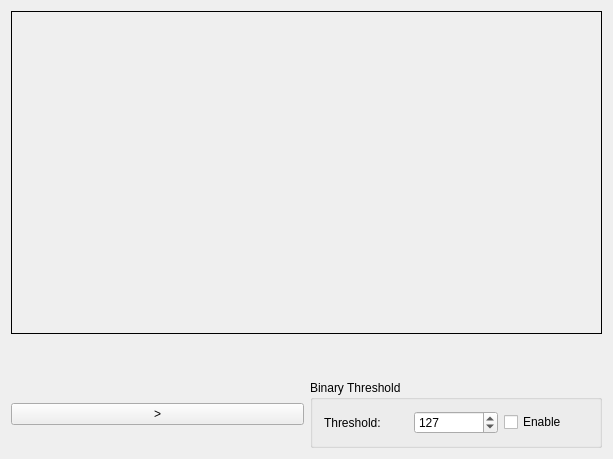
<?xml version="1.0" encoding="UTF-8"?>
<ui version="4.0">
 <class>QCvWidget</class>
 <widget class="QWidget" name="QCvWidget">
  <property name="geometry">
   <rect>
    <x>0</x>
    <y>0</y>
    <width>613</width>
    <height>459</height>
   </rect>
  </property>
  <property name="windowTitle">
   <string>QCvWidget</string>
  </property>
  <layout class="QGridLayout" name="gridLayout_2">
   <item row="0" column="0">
    <layout class="QVBoxLayout" name="verticalLayout">
     <item>
      <widget class="QLabel" name="labelView">
       <property name="sizePolicy">
        <sizepolicy hsizetype="Expanding" vsizetype="Expanding">
         <horstretch>0</horstretch>
         <verstretch>0</verstretch>
        </sizepolicy>
       </property>
       <property name="styleSheet">
        <string notr="true">border: 1px solid;</string>
       </property>
       <property name="text">
        <string/>
       </property>
      </widget>
     </item>
     <item>
      <spacer name="verticalSpacer">
       <property name="orientation">
        <enum>Qt::Vertical</enum>
       </property>
       <property name="sizeType">
        <enum>QSizePolicy::Minimum</enum>
       </property>
       <property name="sizeHint" stdset="0">
        <size>
         <width>20</width>
         <height>40</height>
        </size>
       </property>
      </spacer>
     </item>
     <item>
      <layout class="QHBoxLayout" name="horizontalLayout_2">
       <item>
        <widget class="QPushButton" name="pushButtonPlay">
         <property name="text">
          <string>&gt;</string>
         </property>
        </widget>
       </item>
       <item>
        <widget class="QGroupBox" name="groupBox">
         <property name="title">
          <string>Binary Threshold</string>
         </property>
         <layout class="QGridLayout" name="gridLayout">
          <item row="0" column="0">
           <layout class="QHBoxLayout" name="horizontalLayout">
            <item>
             <widget class="QLabel" name="label_2">
              <property name="text">
               <string>Threshold: </string>
              </property>
             </widget>
            </item>
            <item>
             <widget class="QSpinBox" name="spinBoxBinaryThreshold">
              <property name="maximum">
               <number>255</number>
              </property>
              <property name="value">
               <number>127</number>
              </property>
             </widget>
            </item>
            <item>
             <widget class="QCheckBox" name="checkBoxEnableBinaryThreshold">
              <property name="text">
               <string>Enable</string>
              </property>
             </widget>
            </item>
           </layout>
          </item>
         </layout>
        </widget>
       </item>
      </layout>
     </item>
    </layout>
   </item>
  </layout>
 </widget>
 <layoutdefault spacing="6" margin="11"/>
 <resources/>
 <connections/>
</ui>
